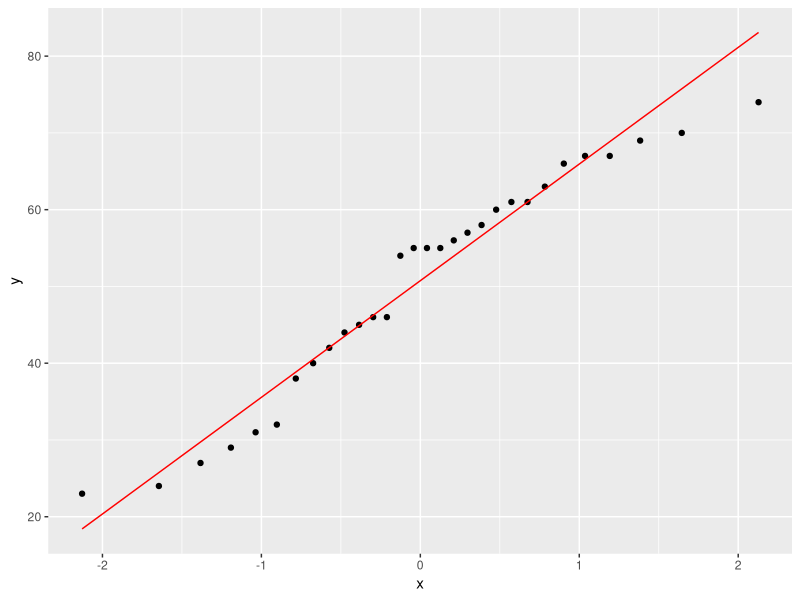
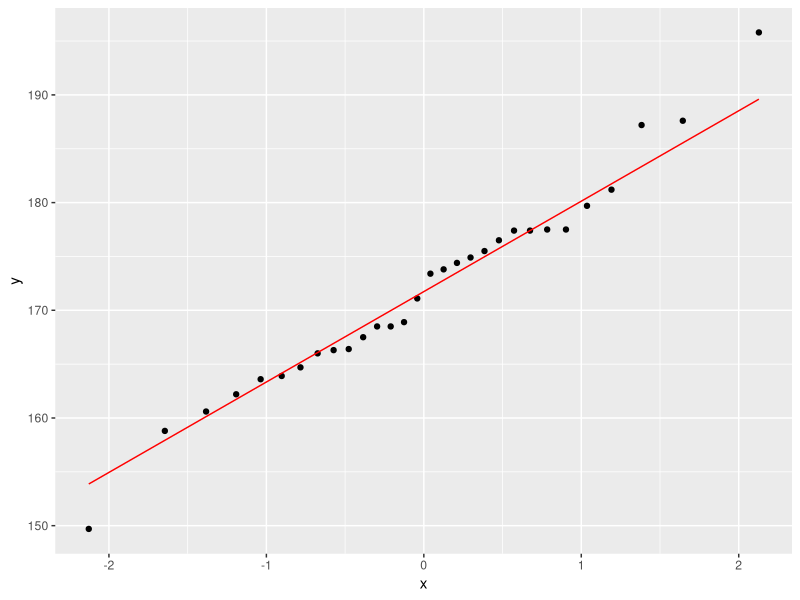
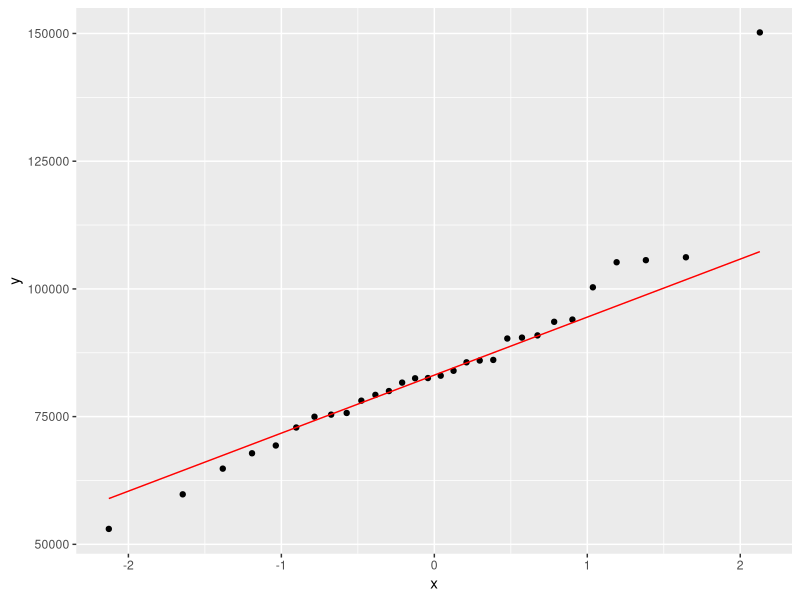
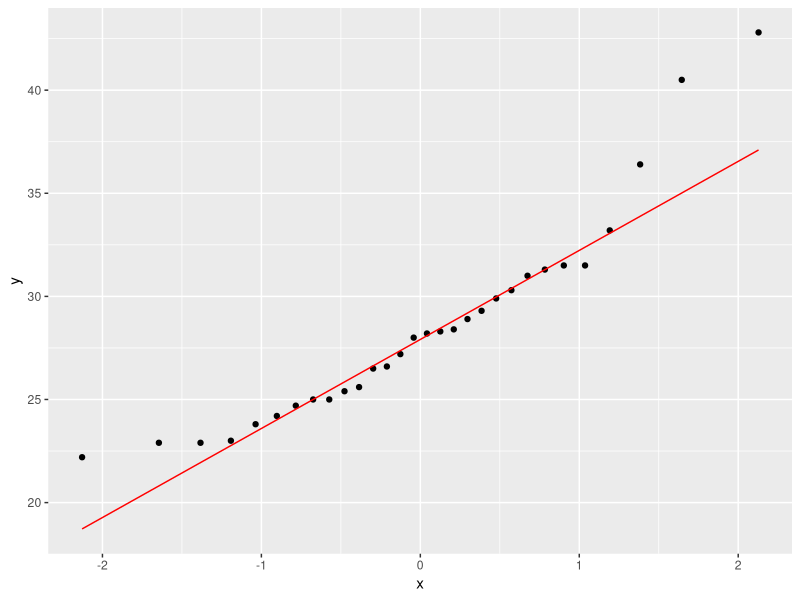
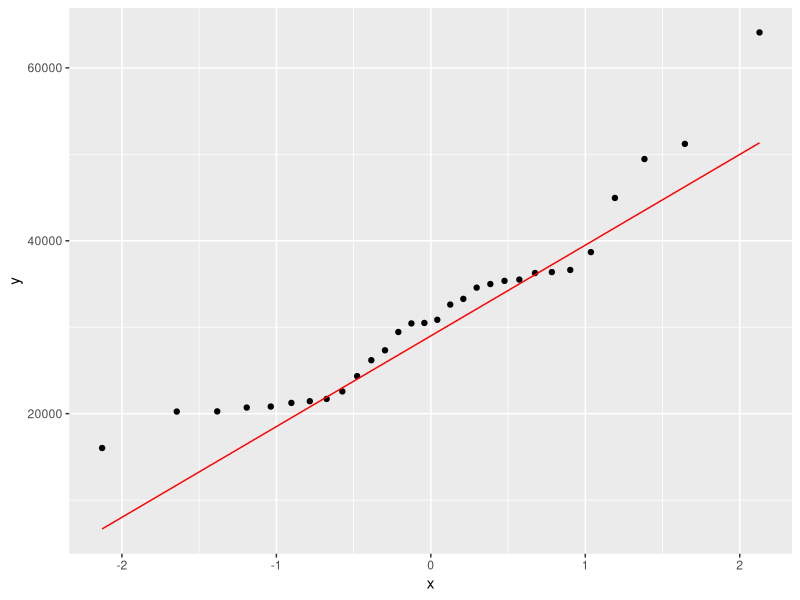
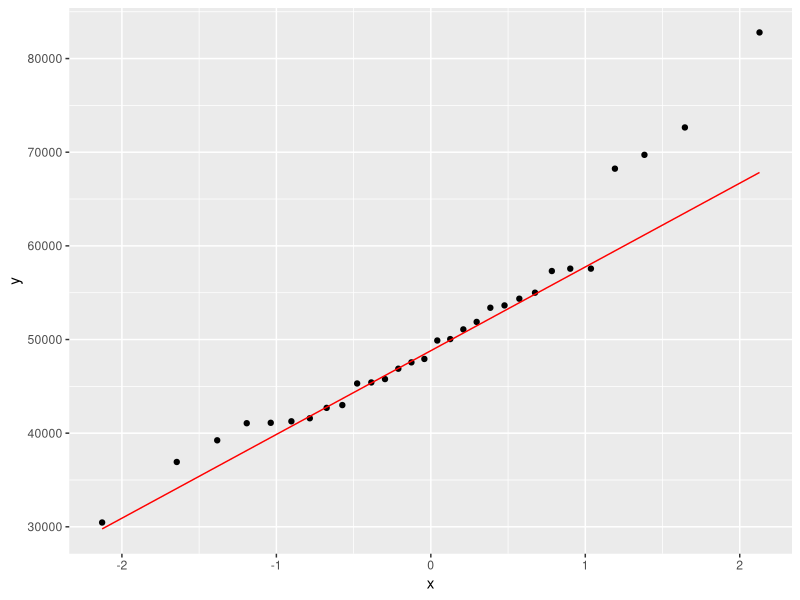
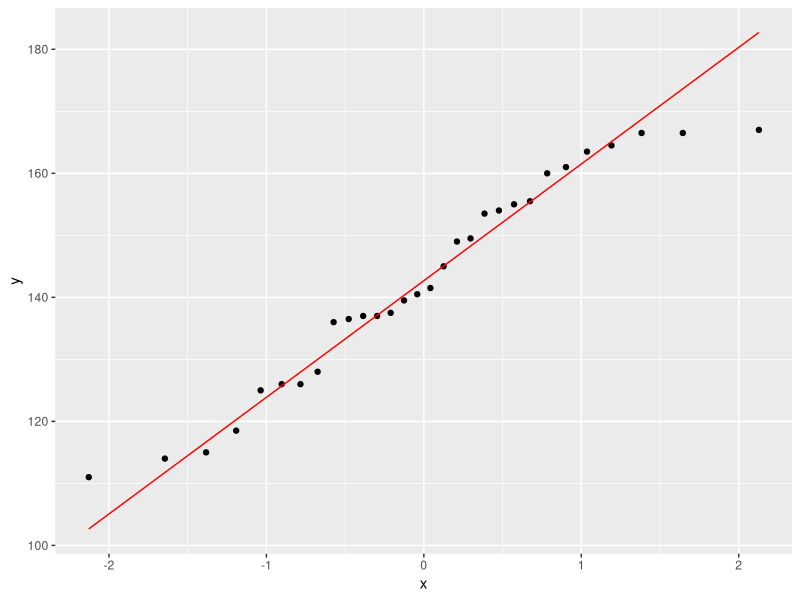
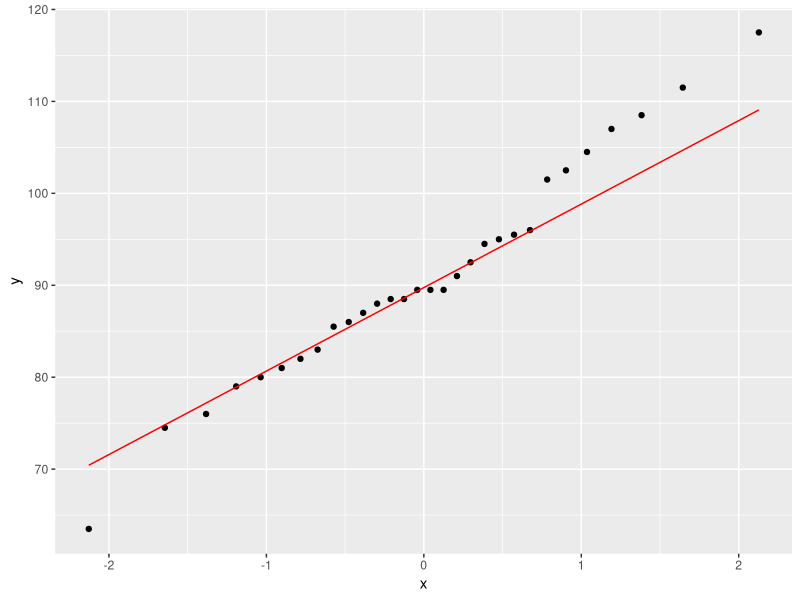

Write the R code that produced these figures, in order.
## ---- chunk 1
library(tidyverse); library(knitr); library(ggplot2); library(kableExtra); library(readxl); library(dplyr); library(flextable); library(pbkrtest); library(broom)
Resultatskjema <- read_excel("Resultatskjema.xlsx")

pre.diff <- Resultatskjema %>%
  # velger relevante variabler
  select(id, group, time, sex, age, height, total_mass, bmi, fat_mass, lean_mass, sys, dia, wc, handgrip, vo2max_ml_min_kg_6x5, vat_mass, vat_volume, `s-glukose`, `s-triglyserider`, `s-hdl`, `s-ldl`, pwv) %>% 
  # filtrerer verdier fra pretest
  filter(time == "pre") %>%
  # grupperer etter gruppe 
  group_by(group) %>%
  mutate(total_mass = as.numeric(total_mass, na.rm = TRUE)) %>%
  mutate(fat_mass = as.numeric(fat_mass, na.rm = TRUE)) %>%
  mutate(lean_mass = as.numeric(lean_mass, na.rm = TRUE)) %>%
  mutate(vo2max_ml_min_kg = as.numeric(vo2max_ml_min_kg_6x5, na.rm = TRUE)) %>%
  mutate(vat_mass = as.numeric(vat_mass, na.rm = TRUE)) %>%
  mutate(vat_volume = as.numeric(vat_volume, na.rm = TRUE)) %>%
  mutate(`s-glukose` = as.numeric(`s-glukose`, na.rm = TRUE)) %>%
  mutate(`s-triglyserider` = as.numeric(`s-triglyserider`, na.rm = TRUE)) %>%
  mutate(`s-hdl` = as.numeric(`s-hdl`, na.rm = TRUE)) %>%
  mutate(`s-ldl` = as.numeric(`s-ldl`, na.rm = TRUE)) %>%
  mutate(pwv = as.numeric(pwv, na.rm = TRUE)) %>%
  drop_na() %>%
  print()

ggplot(pre.diff, aes(sample = age)) + stat_qq() + stat_qq_line(col = "red")
lm.age <- lm(age ~ group, data = pre.diff)
summary(lm.age)

ggplot(pre.diff, aes(sample = height)) + stat_qq() + stat_qq_line(col = "red")
lm.height <- lm(height ~ group, data = pre.diff)
summary(lm.height)

ggplot(pre.diff, aes(sample = total_mass)) + stat_qq() + stat_qq_line(col = "red")
lm.mass <- lm(lean_mass ~ group, data = pre.diff)
summary(lm.mass)

# bmi er signifikant forskjellig mellom gruppene
ggplot(pre.diff, aes(sample = bmi)) + stat_qq() + stat_qq_line(col = "red")
lm.bmi <- lm(bmi ~ group, data = pre.diff)
summary(lm.bmi)

# fettmasse er signifikant forskjellig mellom gruppene
ggplot(pre.diff, aes(sample = fat_mass)) + stat_qq() + stat_qq_line(col = "red")
lm.fat <- lm(fat_mass ~ group, data = pre.diff)
summary(lm.fat)

ggplot(pre.diff, aes(sample = lean_mass)) + stat_qq() + stat_qq_line(col = "red")
lm.lean <- lm(lean_mass ~ group, data = pre.diff)
summary(lm.lean)

ggplot(pre.diff, aes(sample = sys)) + stat_qq() + stat_qq_line(col = "red")
lm.sys <- lm(sys ~ group, data = pre.diff)
summary(lm.sys)

ggplot(pre.diff, aes(sample = dia)) + stat_qq() + stat_qq_line(col = "red")
lm.dia <- lm(dia ~ group, data = pre.diff)
summary(lm.dia)

ggplot(pre.diff, aes(sample = wc)) + stat_qq() + stat_qq_line(col = "red")
lm.wc <- lm(wc ~ group, data = pre.diff)
summary(lm.wc)

ggplot(pre.diff, aes(sample = handgrip)) + stat_qq() + stat_qq_line(col = "red")
lm.hg <- lm(handgrip ~ group, data = pre.diff)
summary(lm.hg)

ggplot(pre.diff, aes(sample = vo2max_ml_min_kg)) + stat_qq() + stat_qq_line(col = "red")
lm.vo2 <- lm(vo2max_ml_min_kg ~ group, data = pre.diff)
summary(lm.vo2)

ggplot(pre.diff, aes(sample = vat_mass)) + stat_qq() + stat_qq_line(col = "red")
lm.vat <- lm(vat_mass ~ group, data = pre.diff)
summary(lm.vat)

ggplot(pre.diff, aes(sample = vat_volume)) + stat_qq() + stat_qq_line(col = "red")
lm.vatv <- lm(vat_volume ~ group, data = pre.diff)
summary(lm.vatv)

# fjerner fp som hadde 10 i glukose 
gluk <- pre.diff %>%
  filter(id != "tr031 10541") %>%
  print()

# sjekker forskjeller både med og uten fp med ekstremverdi  
ggplot(gluk, aes(sample = `s-glukose`)) + stat_qq() + stat_qq_line(col = "red")
lm.gluk <- lm(`s-glukose` ~ group, data = gluk)
summary(lm.gluk)

ggplot(pre.diff, aes(sample = `s-glukose`)) + stat_qq() + stat_qq_line(col = "red")
lm.gluk.med <- lm(`s-glukose` ~ group, data = pre.diff)
summary(lm.gluk.med)

ggplot(pre.diff, aes(sample = `s-triglyserider`)) + stat_qq() + stat_qq_line(col = "red")
lm.trigl <- lm(`s-triglyserider` ~ group, data = pre.diff)
summary(lm.trigl)

# fjerner 3xfp med ekstreme verdier i triglyserider
trigl <- pre.diff %>%
  filter(id != "tr031 11159") %>%
  filter(id != "tr031 14662") %>%
  filter(id != "tr031 11887") %>%
  print()

# sjekker forskjeller uten 3xfp
ggplot(trigl, aes(sample = `s-triglyserider`)) + stat_qq() + stat_qq_line(col = "red")
lm.trigl.uten <- lm(`s-triglyserider` ~ group, data = trigl)
summary(lm.trigl.uten)

ggplot(pre.diff, aes(sample = `s-hdl`)) + stat_qq() + stat_qq_line(col = "red")
lm.hdl <- lm(`s-hdl` ~ group, data = pre.diff)
summary(lm.hdl)

# fjerner fp med ekstreme verdier i hdl
hdl <- pre.diff %>%
  filter(id != "tr031 005") %>%
  print()

ggplot(hdl, aes(sample = `s-hdl`)) + stat_qq() + stat_qq_line(col = "red")
lm.hdl.uten <- lm(`s-hdl` ~ group, data = hdl)
summary(lm.hdl.uten)

ggplot(pre.diff, aes(sample = `s-ldl`)) + stat_qq() + stat_qq_line(col = "red")
lm.ldl <- lm(`s-ldl` ~ group, data = pre.diff)
summary(lm.ldl)

# fjerner fp med ekstreme verdier i ldl
ldl <- pre.diff %>%
  filter(id != "tr031 001") %>%
  filter(id != "tr031 10541") %>%
  filter(id != "tr031 015") %>%
  print()

ggplot(ldl, aes(sample = `s-ldl`)) + stat_qq() + stat_qq_line(col = "red")
lm.ldl.uten <- lm(`s-ldl` ~ group, data = ldl)
summary(lm.ldl.uten)

ggplot(pre.diff, aes(sample = pwv)) + stat_qq() + stat_qq_line(col = "red")
lm.pwv <- lm(pwv ~ group, data = pre.diff)
summary(lm.pwv)
